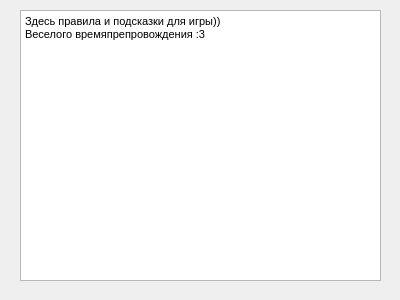
<?xml version="1.0" encoding="UTF-8"?>
<ui version="4.0">
 <class>Form</class>
 <widget class="QWidget" name="Form">
  <property name="geometry">
   <rect>
    <x>0</x>
    <y>0</y>
    <width>400</width>
    <height>300</height>
   </rect>
  </property>
  <property name="windowTitle">
   <string>Form</string>
  </property>
  <widget class="QTextBrowser" name="textBrowser">
   <property name="geometry">
    <rect>
     <x>20</x>
     <y>10</y>
     <width>361</width>
     <height>271</height>
    </rect>
   </property>
   <property name="html">
    <string>&lt;!DOCTYPE HTML PUBLIC &quot;-//W3C//DTD HTML 4.0//EN&quot; &quot;http://www.w3.org/TR/REC-html40/strict.dtd&quot;&gt;
&lt;html&gt;&lt;head&gt;&lt;meta name=&quot;qrichtext&quot; content=&quot;1&quot; /&gt;&lt;style type=&quot;text/css&quot;&gt;
p, li { white-space: pre-wrap; }
&lt;/style&gt;&lt;/head&gt;&lt;body style=&quot; font-family:'MS Shell Dlg 2'; font-size:8.25pt; font-weight:400; font-style:normal;&quot;&gt;
&lt;p style=&quot; margin-top:0px; margin-bottom:0px; margin-left:0px; margin-right:0px; -qt-block-indent:0; text-indent:0px;&quot;&gt;Здесь правила и подсказки для игры))&lt;/p&gt;
&lt;p style=&quot; margin-top:0px; margin-bottom:0px; margin-left:0px; margin-right:0px; -qt-block-indent:0; text-indent:0px;&quot;&gt;Веселого времяпрепровождения :3&lt;/p&gt;&lt;/body&gt;&lt;/html&gt;</string>
   </property>
  </widget>
 </widget>
 <resources/>
 <connections/>
</ui>
